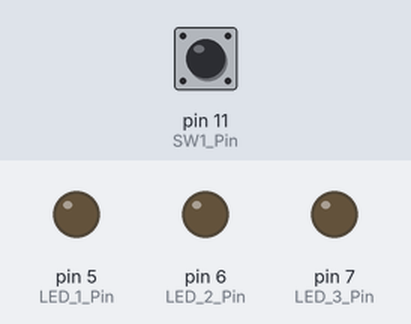
Recording of a sketch running on a simulated Arduino Uno, built with avr-gcc and run on an emulated ATmega328P. Parts: output pins drawn as LEDs (lit = HIGH). Inputs (shaded band) come from the test bench; at power-on: pin 11 (SW1_Pin) HIGH.

Above: at 1.2 s.
1.3 s: pin 11 (SW1_Pin) pulled LOW for 1 s
At 2.8 s:
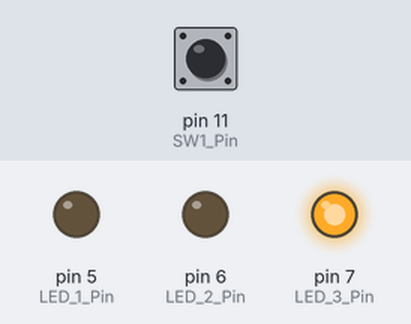
4.3 s: pin 11 (SW1_Pin) pulled LOW for 0.15 s
At 5.5 s:
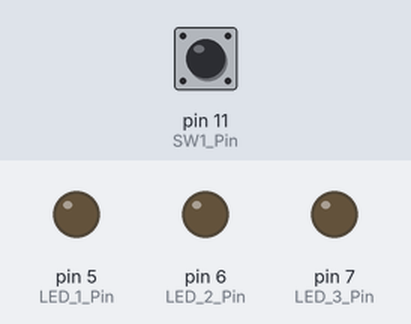
5.9 s: pin 11 (SW1_Pin) pulled LOW for 3.2 s
At 9.8 s:
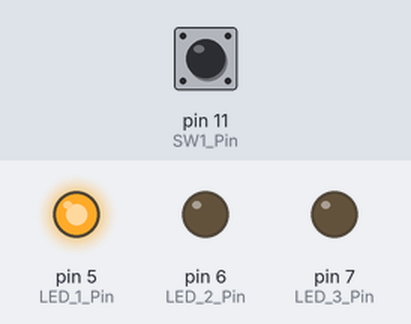
Timing chart, 0 to 11.3 s (numbered marks = the images above; inputs shaded):
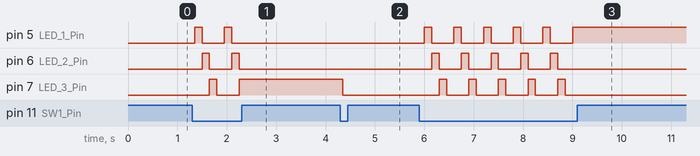

The sketch:

A3-8.ino
```cpp
// C++ code
//

#define LED_1_Pin 5
#define LED_2_Pin 6
#define LED_3_Pin 7
#define SW1_Pin 11

int LED_Mode=0;
int SW1=1;


void setup()
{
  pinMode(LED_1_Pin,OUTPUT);
  pinMode(LED_2_Pin,OUTPUT);
  pinMode(LED_3_Pin,OUTPUT);
  pinMode(SW1_Pin,INPUT);

}

void loop()
{
	SW1=digitalRead(SW1_Pin);

  if (SW1 == 0){
    LED_Mode = LED_Mode + 1 ;
    if (LED_Mode>4) LED_Mode=1;
  }

  if (LED_Mode==1){
  	digitalWrite(LED_1_Pin,HIGH);
    digitalWrite(LED_2_Pin,LOW);
    digitalWrite(LED_3_Pin,LOW);

  }
  else if (LED_Mode==2){
  	digitalWrite(LED_1_Pin,LOW);
    digitalWrite(LED_2_Pin,HIGH);
    digitalWrite(LED_3_Pin,LOW);


  }
  else if (LED_Mode==3){
  	digitalWrite(LED_1_Pin,LOW);
    digitalWrite(LED_2_Pin,LOW);
    digitalWrite(LED_3_Pin,HIGH);


  }
  else {
  	digitalWrite(LED_1_Pin,LOW);
    digitalWrite(LED_2_Pin,LOW);
    digitalWrite(LED_3_Pin,LOW);
	LED_Mode=0;

  }

  delay(150);

}
```

Measured:
- after the input at 1.3 s, pin 5 (LED_1_Pin): alternates HIGH for 0.15 s and LOW for 0.45 s, 4 changes in all, then stays LOW, starting after 0.05 s; pin 6 (LED_2_Pin): alternates HIGH for 0.15 s and LOW for 0.45 s, 4 changes in all, then stays LOW, starting after 0.20 s; pin 7 (LED_3_Pin): LOW → HIGH after 0.35 s, → LOW 0.15 s later, → HIGH 0.45 s later
- after the input at 4.3 s, pin 7 (LED_3_Pin): HIGH → LOW after 0.05 s
- after the input at 5.9 s, pin 5 (LED_1_Pin): alternates HIGH for 0.15 s and LOW for 0.45 s, 11 changes in all, then stays HIGH, starting after 0.10 s; pin 6 (LED_2_Pin): alternates HIGH for 0.15 s and LOW for 0.45 s, 10 changes in all, then stays LOW, starting after 0.25 s
